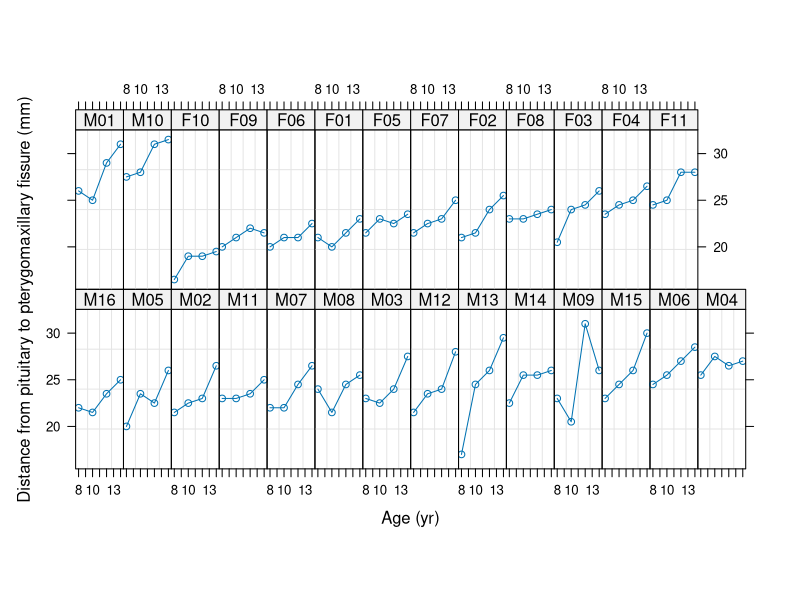
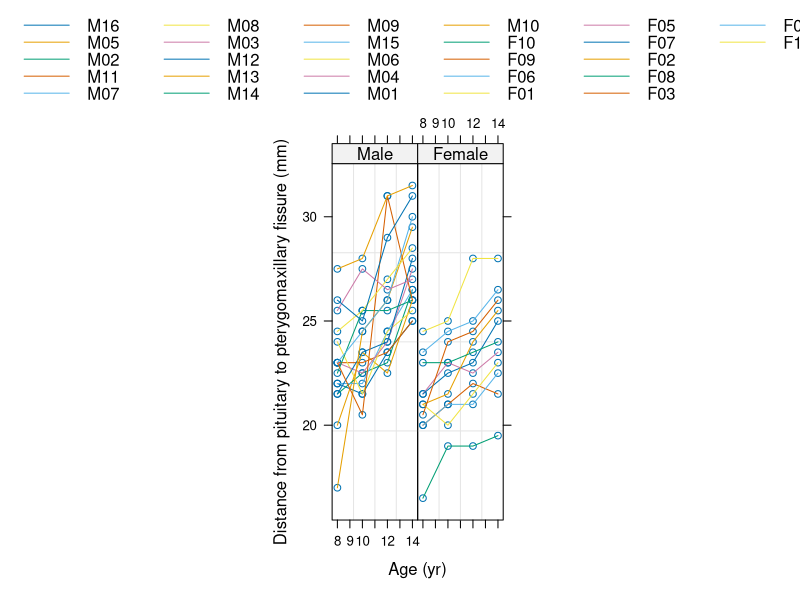

Write the R code that produced these figures, in order.
library(nlme)


### Name: plot.nfnGroupedData
### Title: Plot an nfnGroupedData Object
### Aliases: plot.nfnGroupedData
### Keywords: models

### ** Examples

# different panels per Subject
plot(Orthodont)
# different panels per gender
plot(Orthodont, outer = TRUE)



